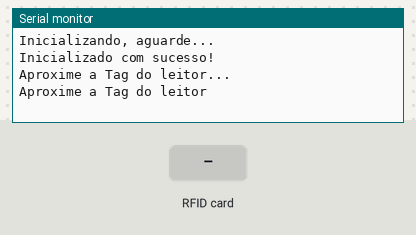
A sketch run on a simulated Arduino Uno, built with avr-gcc and run on an emulated ATmega328P. On the bench: the last lines printed to the serial monitor. Inputs (shaded band) come from the test bench. The audio player accepts every command and is not drawn.

Above: at 2.7 s.
2.8 s: RFID card 53 F4 AD 61 01 00 01 held to the reader
At 3.4 s:
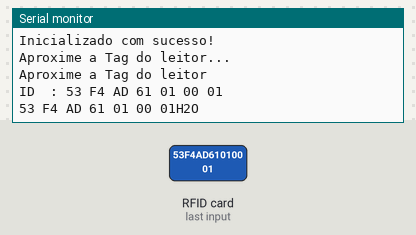
4.3 s: RFID card 53 EF AD 61 01 00 01 held to the reader
At 4.9 s:
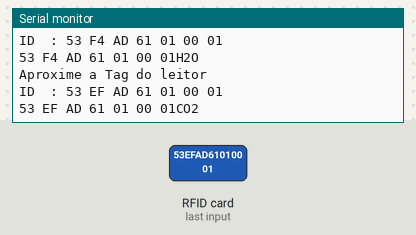
5.8 s: RFID card 53 04 AE 61 01 00 01 held to the reader
At 6.4 s:
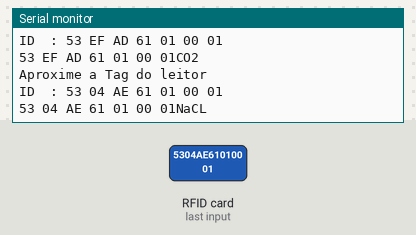
7.3 s: RFID card 5E 7A 19 C4 held to the reader
At 7.63 s:
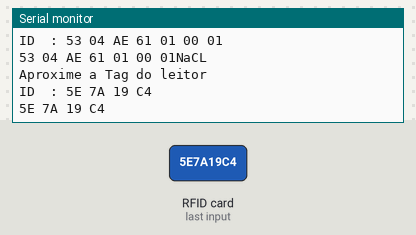

The sketch:

PROJETO_QUIMICO-2.0.ino
```cpp
#include <SoftwareSerial.h>
// Bibliotecas do leitor RFID
#include <SPI.h>
#include <MFRC522.h>
// Bibliotecas do player de audio
#include <DFRobotDFPlayerMini.h>

// Definindo as portas SDA e RST do módulo RFID
#define SS 10
#define RST 9
MFRC522 sensor(SS, RST);

// Definindo as portas TX e RX do módulo MP3
#define RX 7
#define TX 6
DFRobotDFPlayerMini playerMini;

#define VOLUME 27 // Volume inicial do alto-falante

SoftwareSerial sf(RX, TX);
char st[20];

void setup() {
  //INICIAR MÓDULOS
  Serial.begin(9600); // Inicializa a Serial
  sf.begin(9600);     // Inicializa o SoftwareSerial
  SPI.begin();        //Inicializa o RFID
  sensor.PCD_Init();

  Serial.println("Inicializando, aguarde...");
  Serial.println();

//SEGUIR O PROGRAMA APENAS SE O MP3 ESTIVER FUNCIONANDO
  if (!playerMini.begin(sf)) {
    Serial.println("Não foi possível inicializar.");
    Serial.println("Verifique as conexões e se o cartão está inserido!");
    while (true);
  }

  //INICIAR O MÓDULO MP3 E ATRELAR A FUNÇÃO DO VOLUME À VARIÁVEL DE VOLUME DO INÍCIO
  playerMini.setTimeOut(500);
  playerMini.volume(VOLUME);

//INICIALIZADO COM SUCESSO
  Serial.println("Inicializado com sucesso!");
  Serial.println();
  playerMini.play(6); //REPRODUZIR ÁUDIO QUANDO INICIAR
  delay(1000);

  Serial.println("Aproxime a Tag do leitor...");
  Serial.println();
  mensagemInicial();
}

//FUNÇÃO PARA O RFID BUSCAR SINAL DO CARTÃO
void loop() {
    // Procura por novos cartões
    if (!sensor.PICC_IsNewCardPresent()) {
    return;
  }
    // Seleciona um dos cartões detectados
    if (!sensor.PICC_ReadCardSerial()) {
    return;
  }
  // Exibir o ID traduzido e definir a tradução do sinal para um ID
  Serial.print("ID  :");
  String conteudo = "";
  for (byte i = 0; i < sensor.uid.size; i++) {
    Serial.print(sensor.uid.uidByte[i] < 0x10 ? " 0" : " ");
    Serial.print(sensor.uid.uidByte[i], HEX);
    conteudo.concat(String(sensor.uid.uidByte[i] < 0x10 ? " 0" : " "));
    conteudo.concat(String(sensor.uid.uidByte[i], HEX));
  }
  Serial.println();
  conteudo.toUpperCase();
  conteudo.trim();         // (Opcional, mas recomendado)
  String uid = conteudo;   // UID final para comparação

  Serial.print(uid); //printar o valor do uid
  verificaFigura(uid);   // Verificar qual figura corresponde
}

void mensagemInicial() {
  Serial.println("Aproxime a Tag do leitor");
  Serial.println();
}

//VERIFICAR O VALOR DO CARTÃO COM O VALORES ABAIXO
void verificaFigura(String uid) {
  if (uid == "53 F4 AD 61 01 00 01") {
    Serial.println("H2O");
    sensor.PCD_StopCrypto1();
    delay(150);
    playerMini.play(1);
  } else if (uid == "53 EF AD 61 01 00 01") {
    Serial.println("CO2");
    sensor.PCD_StopCrypto1();
    delay(150);
    playerMini.play(2);
  } else if (uid == "53 04 AE 61 01 00 01") {
    Serial.println("NaCL");
    sensor.PCD_StopCrypto1();
    delay(150);
    playerMini.play(3);
  } else if (uid == "53 F6 AD 61 01 00 01") {
    Serial.println("Mg(OH)2");
    sensor.PCD_StopCrypto1();
    delay(150);
    playerMini.play(4);
  } else if (uid == "53 F6 AD 61 01 00 01") {
    Serial.println("HNO2");
    sensor.PCD_StopCrypto1();
    delay(150);
    playerMini.play(5);
  }
  delay(500); // Dá tempo para o som iniciar antes de reativar a leitura
  Serial.println();
  mensagemInicial();
  }
```

Measured:
- after the input at 2.8 s, the serial monitor: prints a new line at once (image 1)
- after the input at 4.3 s, the serial monitor: prints a new line at once (image 2)
- after the input at 5.8 s, the serial monitor: prints a new line at once (image 3)
- after the input at 7.3 s, the serial monitor: prints a new line at once (image 4)
